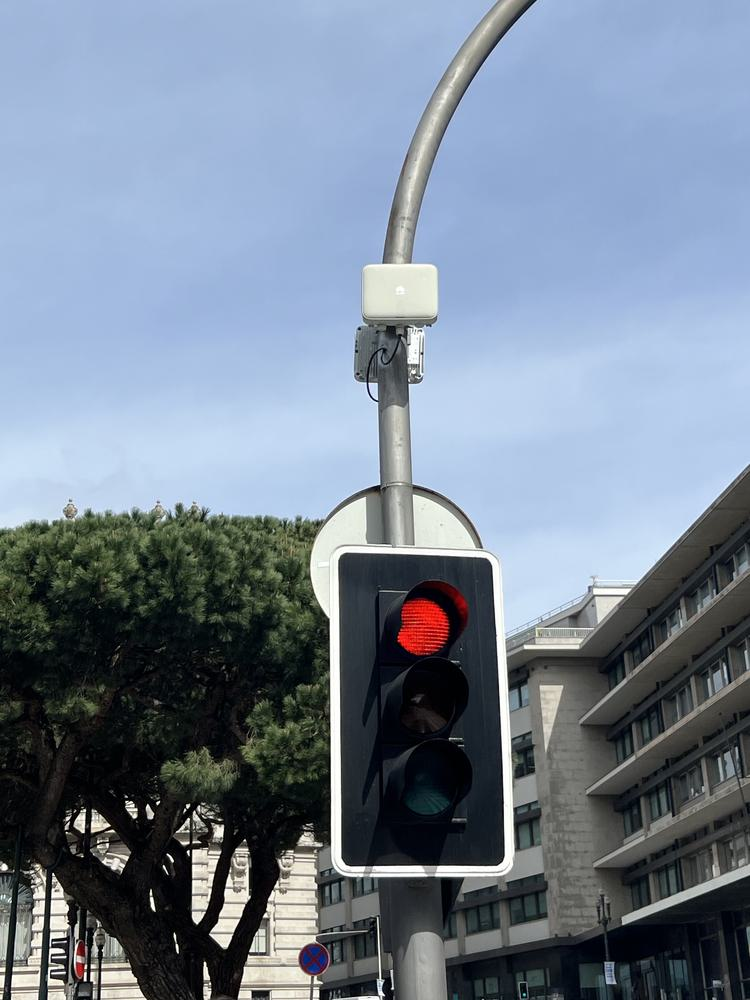
#> input picture val/images/0004.jpg, 750 x 1000 px
$ python -i training_v2.py   (imports and definitions only)   (older library calls are emulated)
#> lines starting #> are read from the running program, lines starting #| are printed output that depends on the picture; after the words box and inside, x2 and y2 are one past the last pixel; in counts of white or black regions, pixels touching at a corner belong together
### data_preprocessing.py
# -*- coding: utf-8 -*-
"""
Created on Mon May 13 19:15:33 2024
@author: louis
"""

import cv2
import numpy as np
import os

from PIL import Image, ImageDraw, ImageFont, ImageColor
import os
import csv
import matplotlib.pyplot as plt
import string as str
# [66 lines left out: functions calculate_text_size, get_brightness, visualize_image, not called in this run]

def preprocessing_data():
    label_to_int = {
    'danger': 1,
    'interdiction': 2,
    'obligation': 3,
    'stop': 4,
    'ceder': 5,
    'frouge': 6,
    'forange': 7,
    'fvert': 8,
    'ff':9,
}
    file_index = ["{:04d}".format(i) for i in range(1, 880)]
    imgs_names = []
    imgs_bb = []
    classes_indices=[[] for _ in range(11)]
    for i, file_name in enumerate(file_index):
        try:
            with open(f'train/labels/{file_name}.csv', 'r') as csvfile:
                csvreader = csv.reader(csvfile, delimiter=',')
                bounding_boxes = []
                for row in csvreader:
                    if row :
                        xmin, ymin, xmax, ymax = map(int, row[0:4])
                        class_name = row[4].lower()
                        bounding_boxes.append([xmin, ymin, xmax, ymax, class_name])
                        classes_indices[label_to_int[class_name]].append(i)
                imgs_bb.append((bounding_boxes))
                imgs_names.append(f"train/images/{file_name}.jpg")
        except FileNotFoundError:
             classes_indices[10].append(i)
#> further down, picture is the input picture: shape (1000, 750, 3); mean B, G, R 147.3, 131.3, 118.4

    return imgs_names, imgs_bb, classes_indices

# img = visualize_image("train/images/0001.jpg","train/labels/0001.csv")
# plt.figure()
# plt.imshow(img)

### training_v2.py
from sklearn.decomposition import PCA
from sklearn.preprocessing import StandardScaler

from skimage.io import imread
from skimage.feature import hog
import matplotlib.pyplot as plt
import numpy as np
import pandas as pd
from data_preprocessing import preprocessing_data, label_to_integer, integer_to_label
from sklearn import svm
from sklearn.metrics import classification_report,accuracy_score, confusion_matrix
import cv2 as cv2
from sklearn.multiclass import OneVsRestClassifier
from sklearn.svm import SVC
import albumentations as A
from albumentations.pytorch import ToTensorV2
import joblib
from sklearn.utils import shuffle
import random

def major_color_hsv(image_array):
    if image_array is None:
        raise ValueError("L'image est vide ou n'a pas pu être chargée.")

    hsv_image = cv2.cvtColor(image_array, cv2.COLOR_BGR2HSV)
#> hsv_image: shape (1000, 750, 3); mean H, S, V 89.7, 68.3, 150.4

    lower_blue = np.array([90, 50, 50])
    upper_blue = np.array([130, 255, 255])

    lower_red1 = np.array([0, 50, 50])
    upper_red1 = np.array([10, 255, 255])
    lower_red2 = np.array([170, 50, 50])
    upper_red2 = np.array([180, 255, 255])

    mask_blue = cv2.inRange(hsv_image, lower_blue, upper_blue)
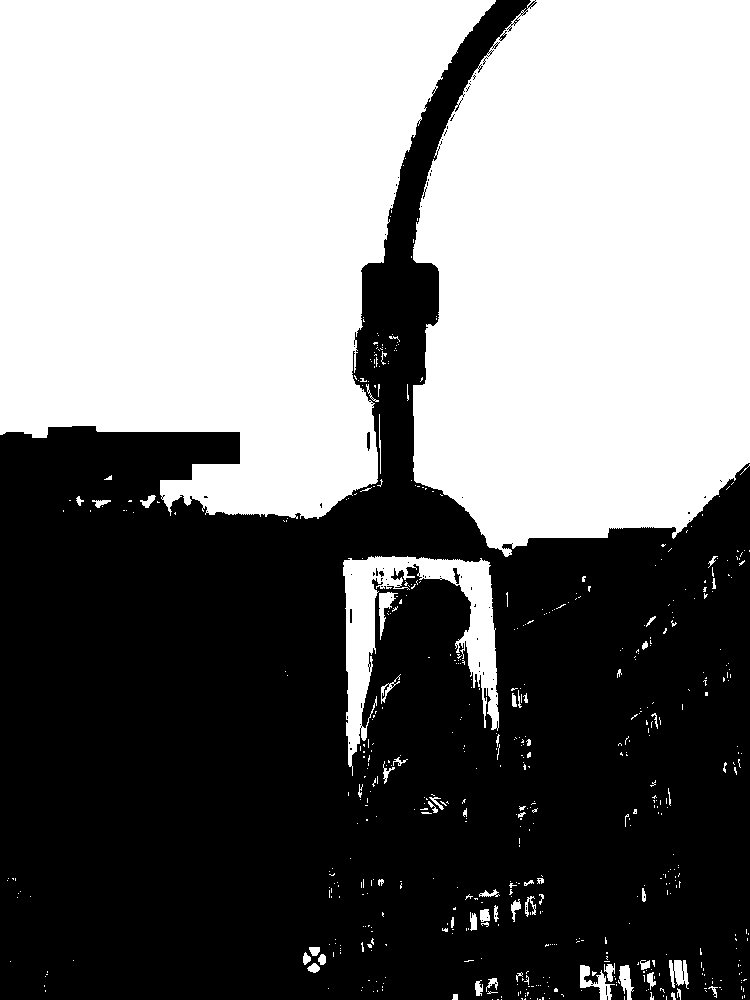
#> mask_blue: shape (1000, 750); 48.6% white; 576 white regions (512 under 20 px), largest, box (x1, y1, x2, y2) and area: (0, 0, 496, 519) 185650, (413, 0, 750, 557) 162254, (343, 556, 499, 776) 10341
    mask_red1 = cv2.inRange(hsv_image, lower_red1, upper_red1)
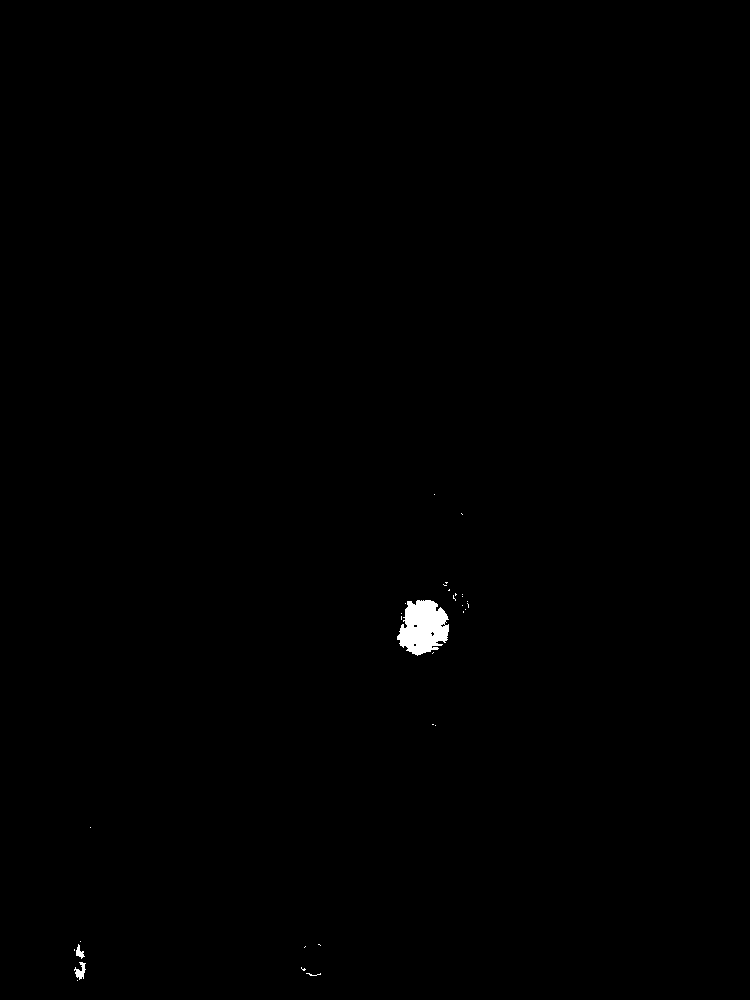
#> mask_red1: shape (1000, 750); 0.31% white; 31 white regions (28 under 20 px), largest, box (x1, y1, x2, y2) and area: (397, 600, 449, 656) 2055, (74, 962, 86, 980) 109, (76, 944, 85, 959) 65
    mask_red2 = cv2.inRange(hsv_image, lower_red2, upper_red2)
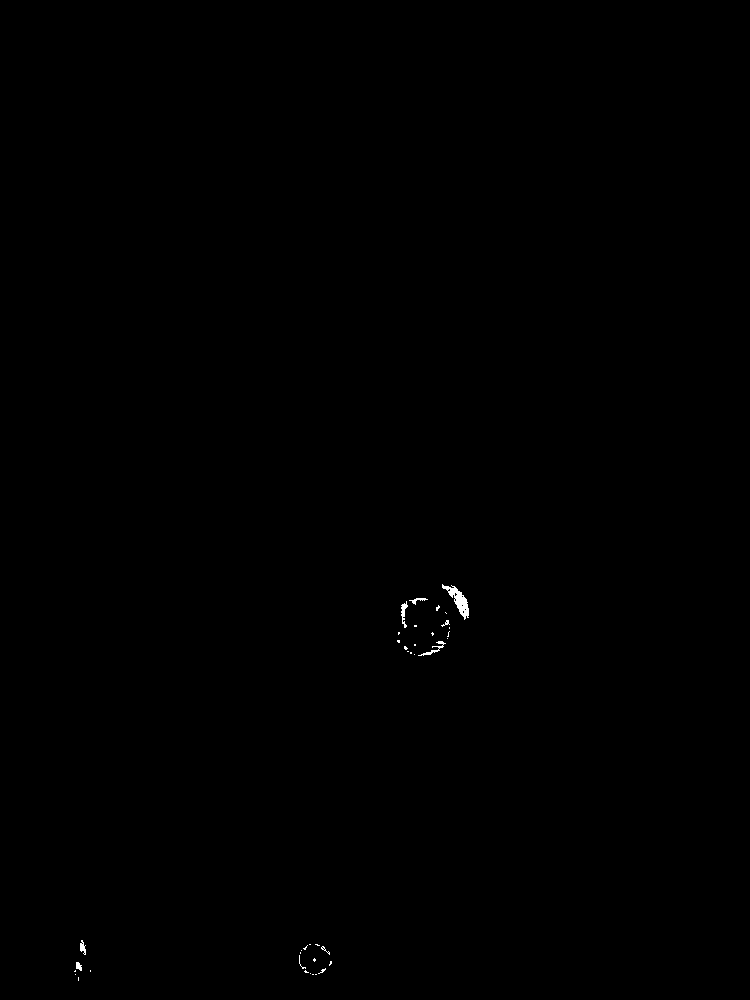
#> mask_red2: shape (1000, 750); 0.12% white; 39 white regions (31 under 20 px), largest, box (x1, y1, x2, y2) and area: (442, 584, 469, 620) 342, (418, 641, 446, 656) 91, (401, 601, 408, 628) 87
    mask_red = cv2.bitwise_or(mask_red1, mask_red2)
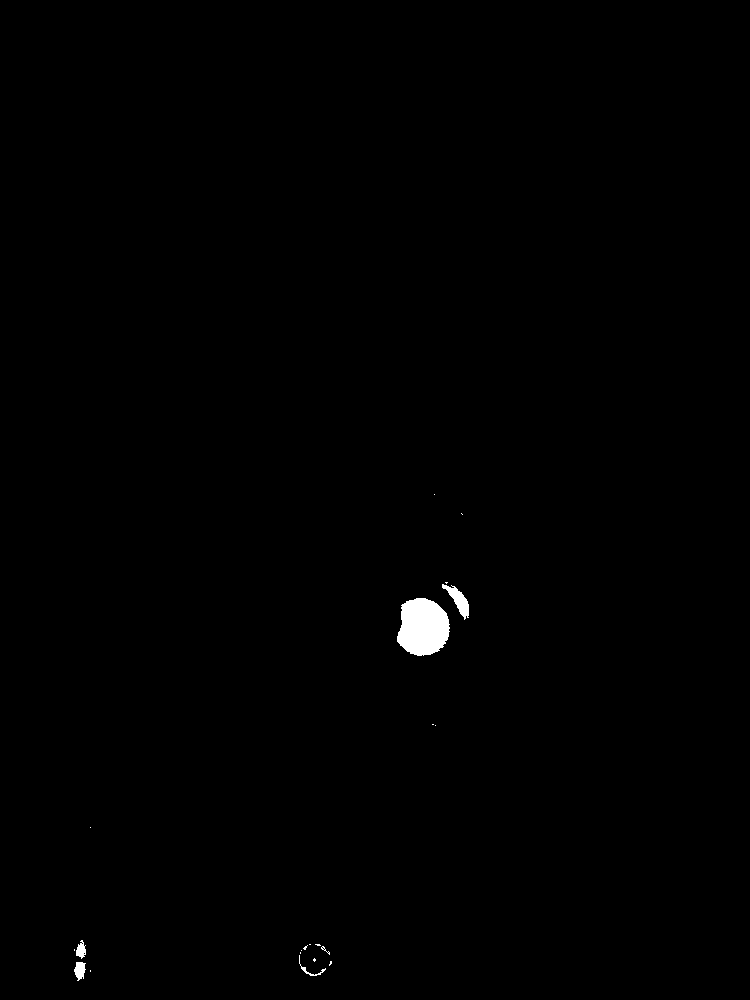
#> mask_red: shape (1000, 750); 0.42% white; 21 white regions (15 under 20 px), largest, box (x1, y1, x2, y2) and area: (397, 598, 450, 656) 2385, (442, 584, 469, 620) 372, (74, 962, 86, 981) 157, (76, 940, 86, 959) 120, (299, 955, 326, 976) 76, (321, 946, 330, 955) 20

    blue_count = cv2.countNonZero(mask_blue)
#> blue_count = 364480
    red_count = cv2.countNonZero(mask_red)
#> red_count = 3187

    if blue_count > red_count:
        return 1.
    else:
        return 0.

# [5 lines left out: function pca_color_features, not called in this run]

# [8 lines that did not run here, left out]

imgs_names, imgs_bb, classes_indices=  preprocessing_data()
signs = []
hog_image = []
fd = []
labels = []
hist_bins = 8
hist_ranges = [0, 180] # Calcul sur les canaux de teinte et de saturation de l'espace colorimétrique HSV
hist_size = [hist_bins, hist_bins]

r_hog = []
g_hog=[]
b_hog=[]
n=4
img_name = []
# [7 lines not run here, left out]
augmented_signs_tensors = []
augmented_labels = []
all_img_name = img_name.copy()

# [10 lines not run here, left out]

augmented_signs = [tensor.numpy() for tensor in augmented_signs_tensors]
augmented_signs = [np.transpose(array, (1, 2, 0)) for array in augmented_signs]
signs = signs + augmented_signs
labels = labels +augmented_labels

j=0
# [12 lines not run here, left out]


hog_features = np.array(fd)
labels = np.array(labels).reshape(-1, 1)
# [1 line that did not run here, left out]
# [1 line that did not run here, left out]
percentage = 80
partition = int(len(hog_features)*percentage/100)
# [1 line that did not run here, left out]
# [1 line that did not run here, left out]
# [1 line not run here, left out]

clf = OneVsRestClassifier(SVC(kernel='linear', probability=True))
# [1 line not run here, left out]
# [1 line that did not run here, left out]
# [1 line that did not run here, left out]
# [3 lines not run here, left out]


# [1 line that did not run here, left out]
# [1 line that did not run here, left out]

fig, axs = plt.subplots(2, 5, figsize=(15, 6))

# [9 lines not run here, left out]

>>> import cv2
>>> picture = cv2.imread('val/images/0004.jpg')
>>> result = major_color_hsv(picture)
#> result = 1
